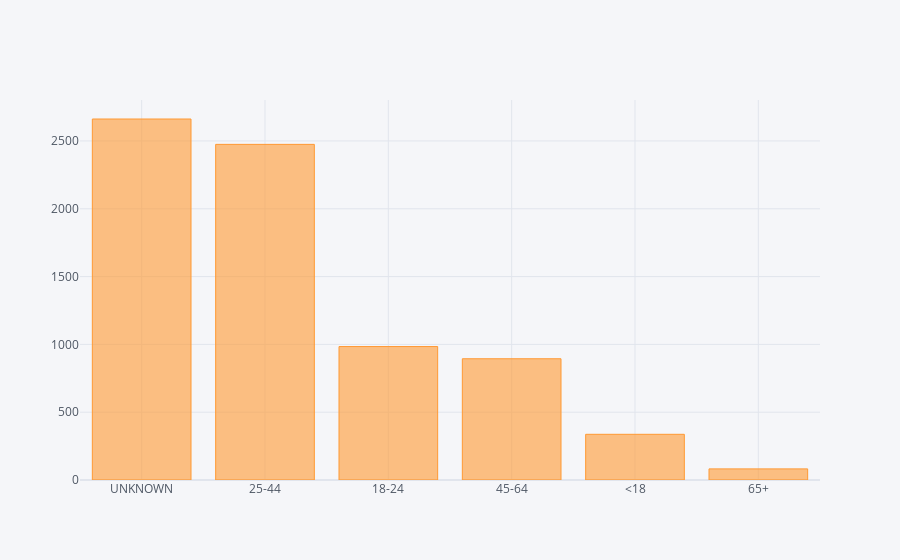

The code cell stored with this chart in its notebook:
### Code cell
# Visualize , suspect Age
suspect_age_counts = list(complaint_df["susp_age_group"].value_counts())
suspect_age_category = list(complaint_df["susp_age_group"].value_counts().index)
# Nsow make dataframe
data = {'suspect_age_category':suspect_age_category, 'suspect_age_counts':suspect_age_counts}
suspectAgeDF = pd.DataFrame(data)
suspectAgeDF.iplot(kind='bar',x='suspect_age_category', y='suspect_age_counts')

### Figure 1 — Plotly figure (JSON) as saved in the notebook; plotly's stock layout.template omitted (floating-point values rounded to 4 significant figures)
{"data": [{"marker": {"color": "rgba(255, 153, 51, 0.6)", "line": {"color": "rgba(255, 153, 51, 1.0)", "width": 1}}, "name": "suspect_age_counts", "orientation": "v", "text": "", "type": "bar", "x": ["UNKNOWN", "25-44", "18-24", "45-64", "<18", "65+"], "y": [2662, 2475, 984, 894, 337, 82]}], "layout": {"legend": {"bgcolor": "#F5F6F9", "font": {"color": "#4D5663"}}, "paper_bgcolor": "#F5F6F9", "plot_bgcolor": "#F5F6F9", "title": {"font": {"color": "#4D5663"}}, "xaxis": {"gridcolor": "#E1E5ED", "showgrid": true, "tickfont": {"color": "#4D5663"}, "title": {"font": {"color": "#4D5663"}, "text": ""}, "zerolinecolor": "#E1E5ED"}, "yaxis": {"gridcolor": "#E1E5ED", "showgrid": true, "tickfont": {"color": "#4D5663"}, "title": {"font": {"color": "#4D5663"}, "text": ""}, "zerolinecolor": "#E1E5ED"}}}
